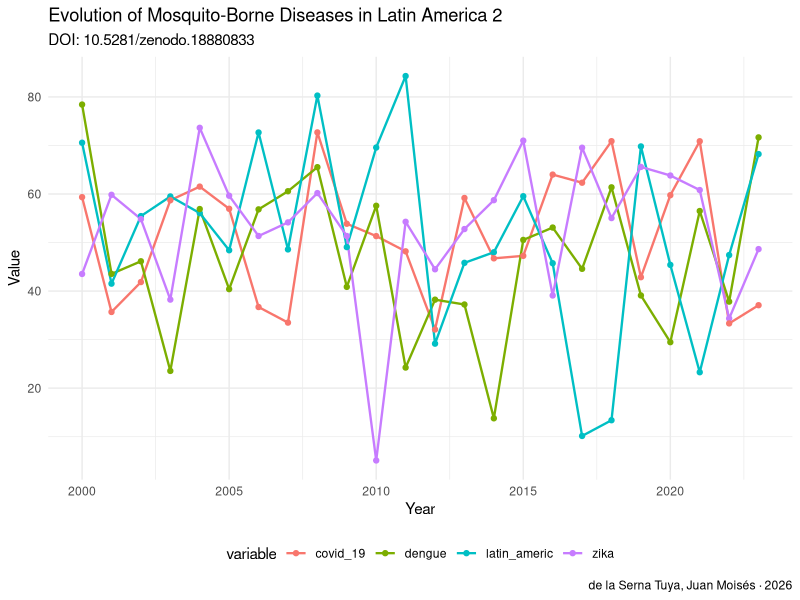

R code for this plot:
# analysis.R — Evolution of Mosquito-Borne Diseases in Latin America 2015-2024: Database by Country and Disease
# DOI: 10.5281/zenodo.18880833
# Author: de la Serna Tuya, Juan Moisés · ORCID: 0000-0002-8401-8018
# License: CC0 1.0

# ── SETUP ──────────────────────────────────────────────────────────────────
# Install required packages if needed:
# install.packages(c("readr","ggplot2","dplyr","tidyr"))

library(readr)
library(ggplot2)
library(dplyr)

# ── LOAD DATA ──────────────────────────────────────────────────────────────
# Download dataset from: https://doi.org/10.5281/zenodo.18880833
# df <- read_csv("dataset.csv")

# Example with synthetic data
set.seed(42)
years <- 2000:2023
df <- data.frame(
  year = years,
    latin_americ = rnorm(length(years), 50, 15),
  dengue = rnorm(length(years), 50, 15),
  zika = rnorm(length(years), 50, 15),
  covid_19 = rnorm(length(years), 50, 15),
  stringsAsFactors = FALSE
)

cat("Dataset: Evolution of Mosquito-Borne Diseases in Latin Amer\n")
cat("DOI: 10.5281/zenodo.18880833\n")
cat("Dimensions:", nrow(df), "x", ncol(df), "\n\n")
print(head(df))
print(summary(df))

# ── VISUALIZATION ──────────────────────────────────────────────────────────
# Temporal trend
p1 <- df %>%
  tidyr::pivot_longer(-year, names_to="variable", values_to="value") %>%
  ggplot(aes(x=year, y=value, color=variable)) +
  geom_line(size=0.8) +
  geom_point(size=1.5) +
  labs(title="Evolution of Mosquito-Borne Diseases in Latin America 2",
       subtitle="DOI: 10.5281/zenodo.18880833",
       x="Year", y="Value",
       caption="de la Serna Tuya, Juan Moisés · 2026") +
  theme_minimal() +
  theme(legend.position="bottom")

ggsave("figures/analysis_output_r.png", p1, width=10, height=6, dpi=150)
cat("\nFigure saved: figures/analysis_output_r.png\n")

# ── CITATION ───────────────────────────────────────────────────────────────
cat("\nCitation:\n")
cat("de la Serna Tuya, Juan Moisés (2026). Evolution of Mosquito-Borne Diseases in Latin America 2015-2024: Datab. Zenodo. https://doi.org/10.5281/zenodo.18880833\n")
